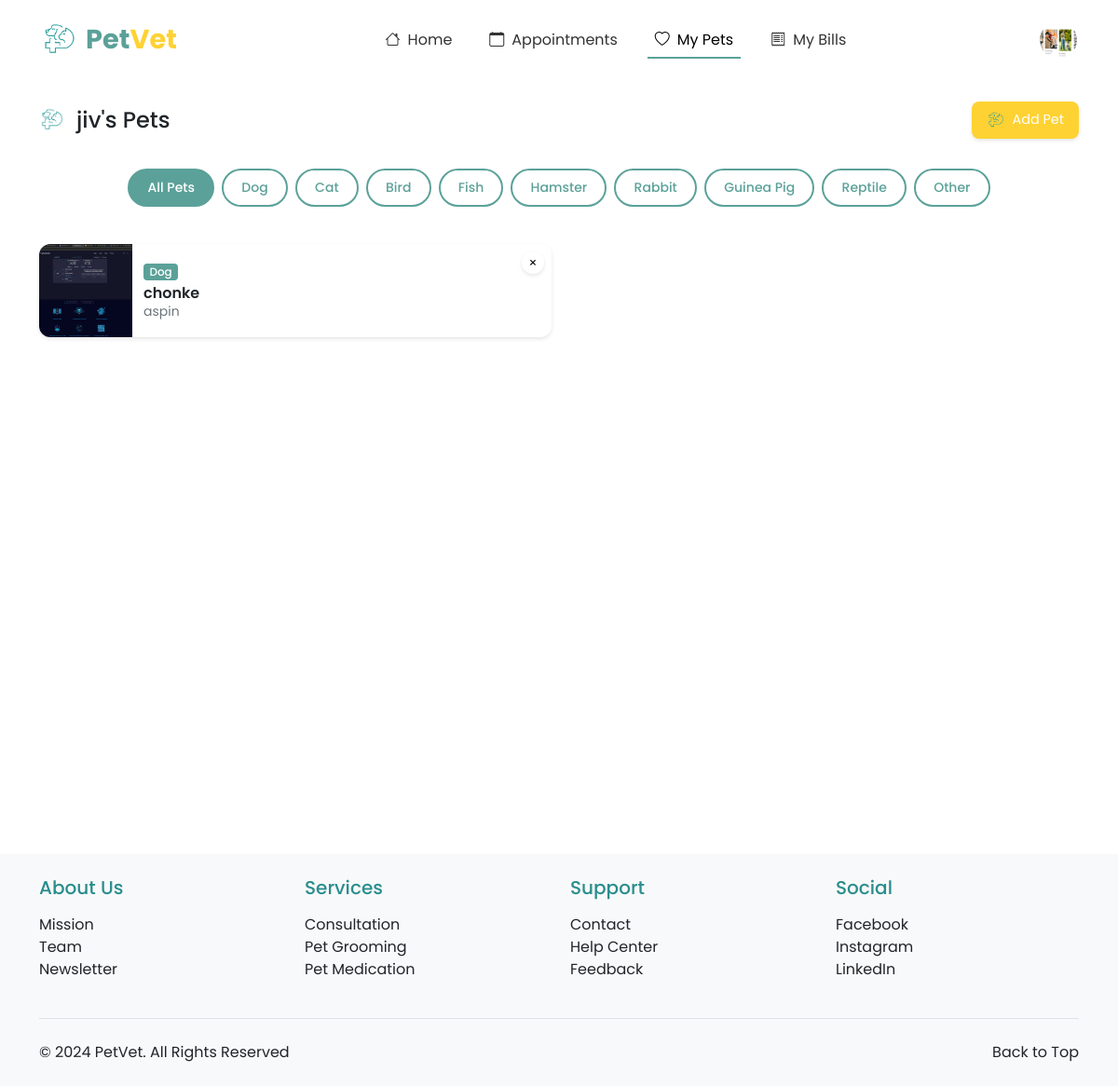
The page /pets/ (signed in) on the database its author committed.
### registration_login/models.py (models this page shows, shortened)
class Profile(models.Model):
    PAYMENT_CHOICES = [
        ('CASH', 'Cash'),
        ('CARD', 'Credit/Debit Card'),
        ('GCASH', 'GCash'),
        ('MAYA', 'Maya'),
    ]
    ROLE_CHOICES = [
        ('OWNER', 'Pet Owner'),
        ('VET', 'Veterinarian'),
    ]
    user = models.OneToOneField(User, on_delete=models.CASCADE, primary_key=True)
    profile_picture = models.ImageField(upload_to='profile_pics/', default='profile_pics/profile.png')
    first_name = models.CharField(max_length=50)
    last_name = models.CharField(max_length=50)
    address = models.CharField(max_length=200, blank=True, null=True)
    contact_number = models.CharField(max_length=15, blank=True, null=True)
    preferred_payment = models.CharField(max_length=10, choices=PAYMENT_CHOICES, default='CASH')
    card_number = models.CharField(max_length=16, blank=True, null=True)
    card_expiry = models.CharField(max_length=5, blank=True, null=True)
    ewallet_number = models.CharField(max_length=15, blank=True, null=True)
    role = models.CharField(max_length=10, choices=ROLE_CHOICES, default='OWNER')
    phone_number = models.CharField(max_length=20, null=True, blank=True)
    created_at = models.DateTimeField(auto_now_add=True)
    updated_at = models.DateTimeField(auto_now=True)

### pet_registration/models.py (models this page shows, shortened)
class Pet(models.Model):
    owner = models.ForeignKey(User, on_delete=models.CASCADE, related_name='pets')
    pet_id = models.CharField(max_length=20, unique=True)
    pet_name = models.CharField(max_length=50)
    breed = models.CharField(max_length=50)
    species = models.CharField(max_length=50)
    sex = models.CharField(max_length=10, choices=[('Male', 'Male'), ('Female', 'Female'), ('Unknown', 'Unknown')])
    weight = models.DecimalField(max_digits=5, decimal_places=2)
    birthday = models.DateField()
    pet_description = models.TextField(blank=True, null=True)
    image_url = models.ImageField(upload_to='pet_images/', blank=True, null=True)
    primary_veterinarian = models.ForeignKey('veterinarians.VeterinarianProfile',
        on_delete=models.SET_NULL,
        null=True,
        blank=True,
        related_name='primary_pets'
    )

### pet_registration/views.py (the view)
# urls.py: path('', views.pet_list_by_owner, name='pet_list_by_owner'),
@login_required
def pet_list_by_owner(request):
    pets = Pet.objects.filter(owner=request.user)
    species_list = [choice[0] for choice in SPECIES_CHOICES]  # Get just the values, not the display names
    return render(request, 'pet_registration/pet_list_by_owner.html', {
        'pets': pets,
        'species_list': species_list
    })

### pet_registration/templates/pet_registration/pet_list_by_owner.html (shortened to what this page needs)
{% extends 'base.html' %}
{% load static %}
{% block nav_pets %}active{% endblock %}
{% block content %}
<div class="container py-4">
    <div class="row justify-content-center">
        <div class="col-12">
            <div class="section-header">
                <div class="section-title">
                    <img src="{% static 'images/toplogo.png' %}" alt="Pets">
                    <h1 class="h4 mb-0">{{ request.user.first_name }}'s Pets</h1>
                </div>
                <a href="{% url 'pet_registration:register_pet' %}" class="add-pet-btn text-decoration-none">
                    <img src="{% static 'images/toplogo.png' %}" alt="Add Pet">
                    <span>Add Pet</span>
                </a>
            </div>
            <div class="filter-container">
                <div class="filter-scroll" id="filterScroll">
                    <button class="filter-btn active" onclick="filterPets('all')">
                        All Pets
                    </button>
                    {% for species in species_list %}
                    <button class="filter-btn" onclick="filterPets('{{ species }}')">
                        {{ species }}
                    </button>
                    {% endfor %}
                </div>
            </div>
            <div class="row row-cols-1 row-cols-md-2 g-3">
                {% for pet in pets %}
                <div class="col pet-item" data-species="{{ pet.species }}">
                    <div class="pet-card" onclick="window.location.href='{% url 'pet_registration:pet_profile' pet.pet_id %}'">
                        <div class="image-container">
                            {% if pet.image_url %}
                                <img src="{{ pet.image_url.url }}" alt="{{ pet.pet_name }}">
                            {% else %}
                                {% if pet.species|lower == 'cat' %}
                                    <img src="{% static 'images/profile.png' %}" alt="{{ pet.pet_name }}">
                                {% else %}
                                    <img src="{% static 'images/dogimg.png' %}" alt="{{ pet.pet_name }}">
                                {% endif %}
                            {% endif %}
                        </div>
                        <div class="pet-info">
                            <span class="pet-badge">{{ pet.species }}</span>
                            <h5 class="pet-name">{{ pet.pet_name }}</h5>
                            <p class="pet-breed">{{ pet.breed }}</p>
                        </div>
                        <button type="button" class="close-btn" data-bs-toggle="modal" data-bs-target="#deletePetModal{{ pet.pet_id }}" onclick="event.stopPropagation();">×</button>
                    </div>
                </div>
                {% endfor %}
            </div>
        </div>
    </div>
</div>
{% endblock %}

### appointments/templates/base.html (shortened to what this page needs)
<!DOCTYPE html>
<html lang="en">
<head>
    {% load static %}
    <link href="https://cdn.jsdelivr.net/npm/bootstrap@5.3.0/dist/css/bootstrap.min.css" rel="stylesheet">
    <link rel="stylesheet" href="https://cdn.jsdelivr.net/npm/bootstrap-icons@1.11.2/font/bootstrap-icons.css">
</head>
<body>
    <nav class="navbar navbar-expand-lg navbar-light bg-white">
        <div class="container-fluid">
            <a class="navbar-brand d-flex align-items-center" href="{% url 'homepage:index' %}">
                <img src="{% static 'images/toplogo.png' %}" alt="PetVet Logo" class="me-2">
                <span class="logo-text">
                    <span class="logo-text-pet">Pet</span><span class="logo-text-vet">Vet</span>
                </span>
            </a>
            <div class="collapse navbar-collapse justify-content-center" id="navbarNav">
                <ul class="navbar-nav">
                    {% if user.is_authenticated %}
                        {% if user.profile.role == 'VET' %}
                            <li class="nav-item">
                                <a class="nav-link {% block nav_dashboard %}{% endblock %}" href="{% url 'veterinarians:dashboard' %}">
                                    <i class="bi bi-speedometer2 nav-icon"></i>Dashboard
                                </a>
                            </li>
                            <li class="nav-item">
                                <a class="nav-link {% block nav_appointments %}{% endblock %}" href="{% url 'veterinarians:appointment_list' %}">
                                    <i class="bi bi-calendar-check nav-icon"></i>Appointments
                                </a>
                            </li>
                            <li class="nav-item">
                                <a class="nav-link {% block nav_medical_records %}{% endblock %}" href="{% url 'veterinarians:medical_records_list' %}">
                                    <i class="bi bi-file-medical nav-icon"></i>Medical Records
                                </a>
                            </li>
                            <li class="nav-item">
                                <a class="nav-link {% block nav_billing %}{% endblock %}" href="{% url 'veterinarians:billing_management' %}">
                                    <i class="bi bi-cash nav-icon"></i>Billing
                                </a>
                            </li>
                        {% else %}
                            <li class="nav-item">
                                <a class="nav-link {% if request.path == '/' %}active{% endif %}" href="{% url 'homepage:index' %}">
                                    <i class="bi bi-house nav-icon"></i>Home
                                </a>
                            </li>
                            <li class="nav-item">
                                <a class="nav-link {% block nav_appointments_owner %}{% endblock %}" href="{% url 'appointments:appointment_list' %}">
                                    <i class="bi bi-calendar nav-icon"></i>Appointments
                                </a>
                            </li>
                            <li class="nav-item">
                                <a class="nav-link {% block nav_pets %}{% endblock %}" href="{% url 'pet_registration:pet_list_by_owner' %}">
                                    <i class="bi bi-heart nav-icon"></i>My Pets
                                </a>
                            </li>
                            <li class="nav-item">
                                <a class="nav-link {% block nav_billings %}{% endblock %}" href="{% url 'billings:billing_list' %}">
                                    <i class="bi bi-receipt nav-icon"></i>My Bills
                                </a>
                            </li>
                        {% endif %}
                    {% endif %}
                </ul>
            </div>
            <div class="d-flex align-items-center">
                {% if user.is_authenticated %}
                    <div class="dropdown">
                        <img src="{{ user.profile.profile_picture.url }}" alt="Profile" class="profile-image" role="button" data-bs-toggle="dropdown" aria-expanded="false">
                    </div>
                {% else %}
                    <a href="{% url 'registration_login:my_login' %}" class="btn btn-auth-primary me-2">Login</a>
                    <a href="{% url 'registration_login:register' %}" class="btn btn-auth-outline">Register</a>
                {% endif %}
            </div>
        </div>
    </nav>
    <main>
        {% block content %}{% endblock %}
    </main>
    <footer class="bg-light py-4">
        <div class="container">
            <div class="row g-4">
                <div class="col-lg-3 col-md-6">
                    <h5 class="mb-3" style="color: #2A8D8D;">About Us</h5>
                    <ul class="list-unstyled">
                        <li><a href="{% url 'homepage:about_us' %}#mission" class="text-decoration-none text-dark">Mission</a></li>
                        <li><a href="{% url 'homepage:about_us' %}#team" class="text-decoration-none text-dark">Team</a></li>
                        <li><a href="{% url 'homepage:about_us' %}#newsletter" class="text-decoration-none text-dark">Newsletter</a></li>
                    </ul>
                </div>
                <div class="col-lg-3 col-md-6">
                    <h5 class="mb-3" style="color: #2A8D8D;">Services</h5>
                    <ul class="list-unstyled">
                        <li><a href="{% url 'homepage:index' %}#services" class="text-decoration-none text-dark">Consultation</a></li>
                        <li><a href="{% url 'homepage:index' %}#services" class="text-decoration-none text-dark">Pet Grooming</a></li>
                        <li><a href="{% url 'homepage:index' %}#services" class="text-decoration-none text-dark">Pet Medication</a></li>
                    </ul>
                </div>
                <div class="col-lg-3 col-md-6">
                    <h5 class="mb-3" style="color: #2A8D8D;">Support</h5>
                    <ul class="list-unstyled">
                        <li><a href="{% url 'homepage:about_us' %}#contact" class="text-decoration-none text-dark">Contact</a></li>
                        <li><a href="{% url 'homepage:about_us' %}#help" class="text-decoration-none text-dark">Help Center</a></li>
                        <li><a href="{% url 'homepage:about_us' %}#feedback" class="text-decoration-none text-dark">Feedback</a></li>
                    </ul>
                </div>
                <div class="col-lg-3 col-md-6">
                    <h5 class="mb-3" style="color: #2A8D8D;">Social</h5>
                    <ul class="list-unstyled">
                        <li><a href="https://facebook.com" target="_blank" class="text-decoration-none text-dark">Facebook</a></li>
                        <li><a href="https://instagram.com" target="_blank" class="text-decoration-none text-dark">Instagram</a></li>
                        <li><a href="https://linkedin.com" target="_blank" class="text-decoration-none text-dark">LinkedIn</a></li>
                    </ul>
                </div>
            </div>
            <div class="border-top mt-4 pt-4">
                <div class="container px-0">
                    <div class="row">
                        <div class="col-md">
                            <p class="mb-0 text-dark">&copy; 2024 PetVet. All Rights Reserved</p>
                        </div>
                        <div class="col-md text-md-end">
                            <a href="#" class="text-decoration-none text-dark" id="back-to-top">Back to Top</a>
                        </div>
                    </div>
                </div>
            </div>
        </div>
    </footer>
</body>
</html>

### rows shown on the page
Pet: image_url (picture), species "Dog", pet_name "chonke", breed "aspin"

### other values the page prints
{{ request.user.first_name }} "jiv"
{{ species }} "Dog" "Cat" "Bird" "Fish" "Hamster" "Rabbit" "Guinea Pig" "Reptile" "Other"
